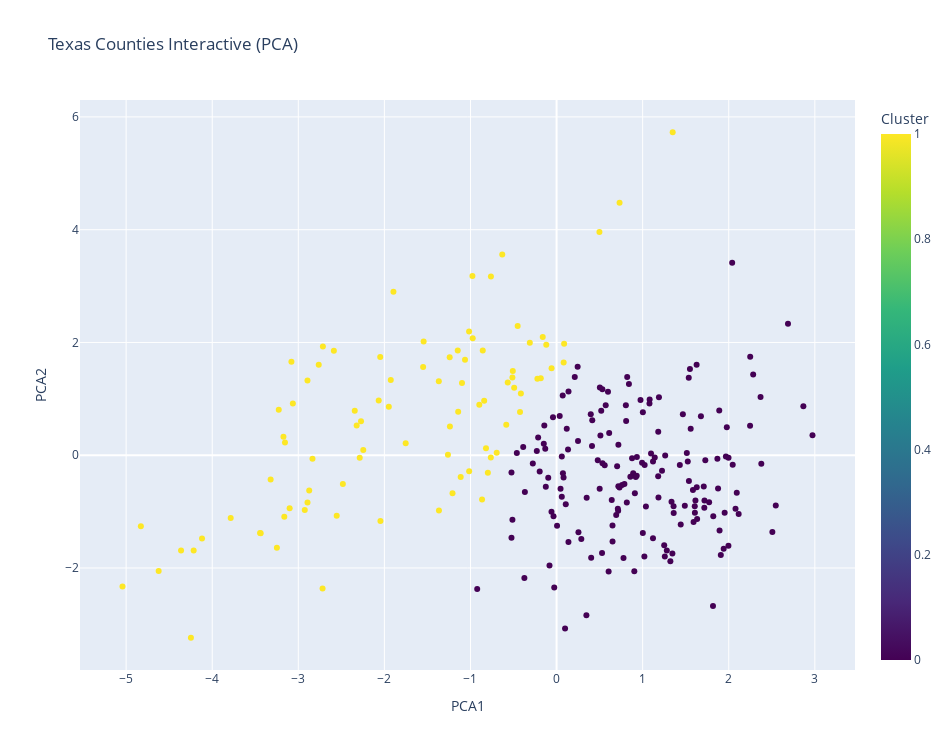

The code cell stored with this chart in its notebook:
### Markdown cell above
In the block below, we included an interactive visualization with county labels on each data point to enhance interpretability.

### Code cell
import plotly.express as px
import pandas as pd


pca_df = pd.DataFrame({
    'PCA1': pca_data[:, 0],
    'PCA2': pca_data[:, 1],
    'County': quality_Texas['NMCNTY'],    
    'Cluster': kmeans.labels_
})

fig = px.scatter(
    pca_df,
    x='PCA1',
    y='PCA2',
    color='Cluster',
    hover_data=['County'],   
    title='Texas Counties Interactive (PCA)',
    color_continuous_scale='Viridis' 
)

fig.update_layout(width=950, height=750)  

fig.show()

### Figure 1 — Plotly figure (JSON) as saved in the notebook; plotly's stock layout.template omitted (floating-point values rounded to 4 significant figures; data arrays with more than 128 entries replaced by an {"elided": "..."} marker saying what was removed)
{"data": [{"customdata": {"elided": "253x1 str values"}, "hovertemplate": "PCA1=%{x}<br>PCA2=%{y}<br>County=%{customdata[0]}<br>Cluster=%{marker.color}<extra></extra>", "legendgroup": "", "marker": {"color": {"elided": "253 int values"}, "coloraxis": "coloraxis", "symbol": "circle"}, "mode": "markers", "name": "", "orientation": "v", "showlegend": false, "type": "scatter", "x": {"elided": "253 float values"}, "xaxis": "x", "y": {"elided": "253 float values"}, "yaxis": "y"}], "layout": {"coloraxis": {"colorbar": {"title": {"text": "Cluster"}}, "colorscale": [[0, "#440154"], [0.1111, "#482878"], [0.2222, "#3e4989"], [0.3333, "#31688e"], [0.4444, "#26828e"], [0.5556, "#1f9e89"], [0.6667, "#35b779"], [0.7778, "#6ece58"], [0.8889, "#b5de2b"], [1, "#fde725"]]}, "height": 750, "legend": {"tracegroupgap": 0}, "title": {"text": "Texas Counties Interactive (PCA)"}, "width": 950, "xaxis": {"anchor": "y", "domain": [0, 1], "title": {"text": "PCA1"}}, "yaxis": {"anchor": "x", "domain": [0, 1], "title": {"text": "PCA2"}}}}
